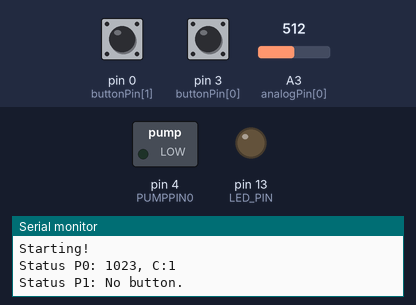
This program was run on a simulated Arduino Nano, built for the host (arithmetic inside an expression is 32-bit, double 64-bit). On the bench: switched loads named in the program (green lamp = pin HIGH), output pins drawn as LEDs (lit = HIGH), the last lines printed to the serial monitor. Dashed ring = blinking. The inputs (shaded band) are chosen by the test bench; at power-on: pin 3 (buttonPin[0]) HIGH, pin 0 (buttonPin[1]) HIGH, A3 (analogPin[0]) = 512. EEPROM starts erased.

Above: at 2.2 s.
2.3 s: pin 3 (buttonPin[0]) pulled LOW for 3 s
At 5.7 s:
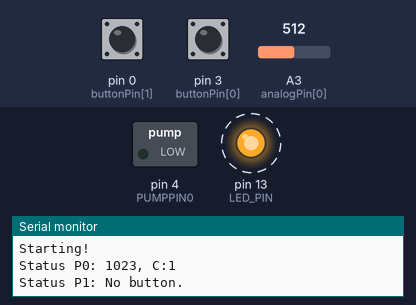
9.8 s: pin 3 (buttonPin[0]) pulsed LOW 2 times (0.12 s each, 0.3 s apart)
At 14.1 s:
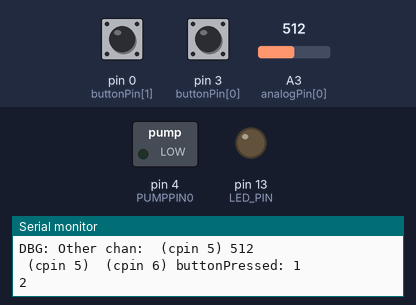
16.8 s: pin 3 (buttonPin[0]) pulled LOW for 3 s
At 20.2 s:
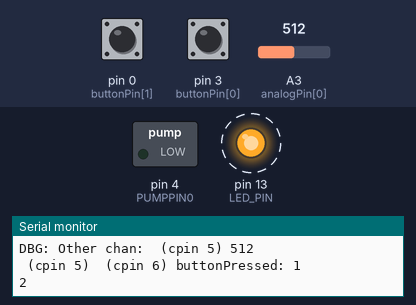
Timing chart, 0 to 23.8 s (numbered marks = the images above; inputs shaded):
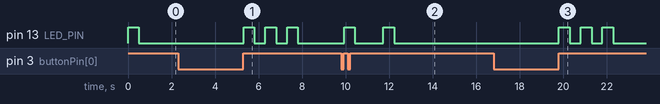

The program:

main.cpp
```cpp
#include <Arduino.h>
#include <EEPROM.h>

/*
  Pump 5v -> 65 mA, no load.

Res:
10 kOhm
500 Ohm

Short press: set level
Long press: reset/disable

Two pumps, two ADC, each adc has 2 chanels.
*/


#if defined(ARDUINO_AVR_ATTINYX5) || defined(ARDUINO_AVR_DIGISPARK)
#define ATT85
#endif

#define LED_PIN LED_BUILTIN

#ifdef ARDUINO_AVR_NANO
#define PUMPPIN0 4
#define PUMPPIN1 0
#else
// Not nano, Pro micro for example
PUMPPIN0 4
PUMPPIN1 0
#endif

#define PUMPS 2
// Settings:
int pumpPin[PUMPS] = {PUMPPIN0, PUMPPIN1};
int buttonPin[PUMPS] = {3, 0}; // Only 2 and 3 are possible, due to interrupt capabilities
unsigned int analogPin[PUMPS] = {A3,A4};
unsigned int adcPumpChanPins[PUMPS][2] = {5, 6, 0, 0}; // {P0Chan0, P0Chan1, p1Chan0, P1Chan1}

unsigned long nextMeasureTimeMS = 10UL*1000UL; // Some time before first measure, so user has time to set level
unsigned long measureIntervalMS = 20UL*1000UL;
unsigned long pumpTimeMS = 5UL*1000UL;


// Dynamic values
volatile unsigned long button0Time = 0;
volatile unsigned long button1Time = 0;

struct pumpStatus_T
{
    unsigned thres : 10;
    unsigned chan : 1;
    unsigned pumping : 1; // Not used
};

pumpStatus_T pumpStatus[2];

void button0();
void button1();
void handleButton(int b);
int measure(int pump, int chan);
void setLevel(int p);
void getLevels();
void checkPump(int p);
void pump(int p);
void showStatus();
void blink();

void setup() {
    Serial.begin(9600);
    pinMode(LED_PIN, OUTPUT);

    Serial.println("Starting!");

    for (int p = 0; p<PUMPS; p++)
    {
        if (pumpPin[p] > 0) pinMode(pumpPin[p], OUTPUT);
        if (buttonPin[p] > 0) pinMode(buttonPin[p], INPUT_PULLUP);
        if (buttonPin[p] > 0 && digitalRead(buttonPin[p]) == LOW)
        {
            Serial.println("Manual pump ");
            pump(p);
        }
        attachInterrupt(digitalPinToInterrupt(buttonPin[p]), p?button1:button0, FALLING);
    }

    getLevels();
    showStatus();
    //Clear initial button press
    button0Time = 0;
    button1Time = 0;
}

void loop() {

    delay(10);

    handleButton(0);
    handleButton(1);

    if (millis() < nextMeasureTimeMS) return;

    nextMeasureTimeMS += measureIntervalMS;

    checkPump(0);
    checkPump(1);
}

int measure(int p, int chan)
{
    int cpin = adcPumpChanPins[p][chan];
    if (cpin <= 0) return -1;

    Serial.print(" (cpin ");
    Serial.print(cpin);
    Serial.print(") ");
    pinMode(cpin, OUTPUT);
    digitalWrite(cpin, HIGH);
    delay(200);
    int val = analogRead(analogPin[p]);

    digitalWrite(cpin, LOW);
    pinMode(cpin, INPUT);
    return val;
}

void button0()
{
    if(button0Time) return;
    button0Time = millis();
}

void button1()
{
    if(button1Time) return;
    button1Time = millis();
}

int calcButton(int b) // Button 0 or 1
{
    unsigned long buttonTime = b?button1Time:button0Time;
    int pin = buttonPin[b];

    if (!buttonTime) return 0;
    if (pin<=0) return 0; // pin disabled

    int bval = digitalRead(pin);
    if (bval == HIGH)
    {
        // Calc how long button is pressed
        unsigned long now = millis();
        unsigned long len = now - buttonTime;
        if(b) button1Time = 0;
        else button0Time = 0;
        if (len < 100) return 0; // Too short. Bounse?
        if (len < 3000) return 1; // short
        return 2; // Long reset
    }
    return 0;
}

void handleButton(int b)
{
    int press = calcButton(b);
    if (!press) return; // Too short or button not released

    if (press == 1)
    {
        blink();
        setLevel(b);
    }
    if (press == 2)
    {
        pumpStatus[b].thres = 0;
        // Reset
        blink();
        blink();
        blink();
        EEPROM.put(b, pumpStatus[b]);
    }
    getLevels();
    Serial.print("buttonPressed: ");
    Serial.println(press);
    Serial.println(sizeof(pumpStatus[1]));
}

void setLevel(int p)
{
    int res0 = measure(p, 0);
    int res1 = measure(p, 1);
    // Which is the most "middle"?
    int d0 = 512-res0;
    if (d0 < 0) d0 *= -1;
    int d1 = 512-res1;
    if (d1 < 0) d1 *= -1;

    if (d0 < d1)
    {
        pumpStatus[p].thres = res0;
        pumpStatus[p].chan = 0;
    }
    else
    {
        pumpStatus[p].thres = res1;
        pumpStatus[p].chan = 1;
    }
    EEPROM.put(sizeof(pumpStatus[p]) * p, pumpStatus[p]);

}

void getLevels()
{
    EEPROM.get(0, pumpStatus[0]);
    EEPROM.get(sizeof(int), pumpStatus[1]);
}

void checkPump(int p)
{
    if (pumpPin[p] <= 0) {
        return;
    }

    Serial.print("Check pump: ");
    Serial.print(p);
    Serial.print(" ");

    if (pumpStatus[p].thres==0) {
        Serial.println("Disabled");
        return;
    }

    int meas = measure(p, pumpStatus[p].chan);
    Serial.print(", Chan ");
    Serial.print(pumpStatus[p].chan);
    Serial.print(", Meas: ");
    Serial.println(meas);

    Serial.print("DBG: Other chan: ");
    Serial.println(measure(p, (pumpStatus[p].chan)?0:1));

    int thr = pumpStatus[p].thres;
    // High volt-> High res -> Dry
    if (meas > thr) pump(p);
}

void pump(int p)
{
    Serial.print("Start pump ");
    Serial.print(p);
    digitalWrite(pumpPin[p], HIGH);
    delay(pumpTimeMS);
    digitalWrite(pumpPin[p], LOW);
    Serial.println("... done");
}

void showStatus()
{
    for (int i = 0; i<PUMPS;i++)
    {
        Serial.print("Status P");
        Serial.print(i);
        Serial.print(": ");
        if (buttonPin[i] > 0)
        {
            Serial.print(pumpStatus[i].thres);
            Serial.print(", C:");
            Serial.println(pumpStatus[i].chan);
        }
        else
        {
            Serial.println("No button.");
        }
    }

    // Blink for set values
    if (buttonPin[0] > 0 && pumpStatus[0].thres>0) blink();
    if (buttonPin[1] > 0 && pumpStatus[1].thres>0)
    {
        blink();
        blink();
    }
}

void blink()
{
    digitalWrite(LED_PIN, HIGH);
    delay(500);
    digitalWrite(LED_PIN, LOW);
    delay(500);
}
```

Measured:
- after the input at 2.3 s, pin 13 (LED_PIN): alternates HIGH for 0.50 s and LOW for 0.50 s, 6 changes in all, then stays LOW, starting after 3.0 s
- after the input at 9.8 s, pin 13 (LED_PIN): alternates HIGH for 0.50 s and LOW for 1.3 s, 4 changes in all, then stays LOW, starting after 0.13 s
- after the input at 16.8 s, pin 13 (LED_PIN): alternates HIGH for 0.50 s and LOW for 0.50 s, 6 changes in all, then stays LOW, starting after 3.0 s
